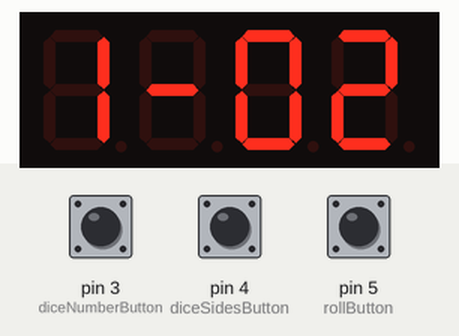
This sketch was run on a simulated Arduino Uno, built with avr-gcc and run on an emulated ATmega328P. Parts: 4-digit seven-segment display. The inputs (shaded band) are chosen by the test bench; at power-on: pin 5 (rollButton) LOW, pin 4 (diceSidesButton) LOW, pin 3 (diceNumberButton) LOW. Random numbers use the default seed unless the sketch sets one.

Above: at 1.2 s.
1.3 s: pin 5 (rollButton) pulled HIGH for 1 s
At 2.7 s:
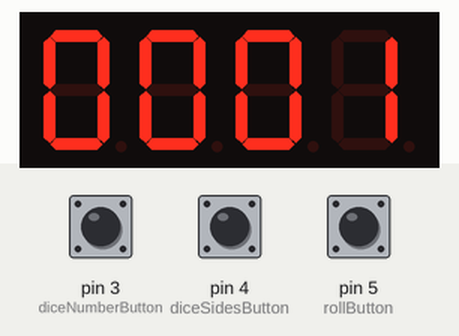
3.8 s: pin 4 (diceSidesButton) pulled HIGH for 1 s
At 5.4 s:
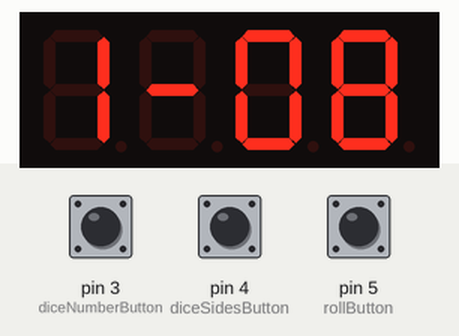
6.3 s: pin 3 (diceNumberButton) pulled HIGH for 3.2 s
At 10.2 s:
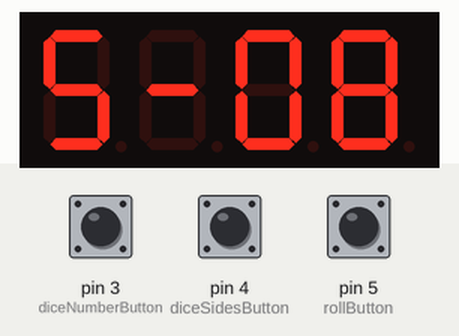
11.0 s: pin 4 (diceSidesButton) pulled HIGH for 0.15 s
At 12.0 s:
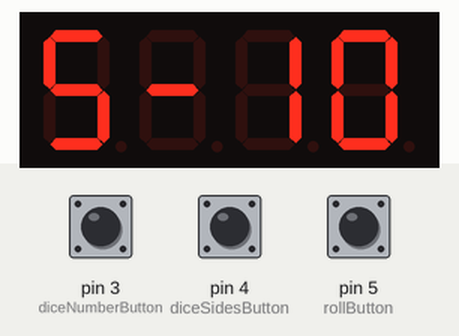
12.7 s: pin 3 (diceNumberButton) pulled HIGH for 0.15 s
14.4 s: pin 5 (rollButton) pulled HIGH for 0.15 s
At 15.8 s:
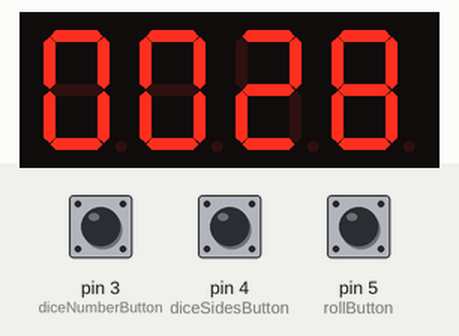
Timing chart, 0 to 17.1 s (numbered marks = the images above; inputs shaded):
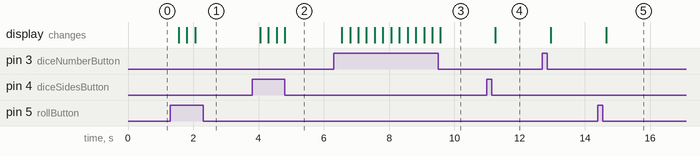

Measured:
- after the input at 1.3 s, the display: changes after 0.25 s (image 1)
- after the input at 3.8 s, the display: first changes after 0.25 s (image 2 shows a later state)
- after the input at 6.3 s, the display: first changes after 0.25 s (image 3 shows a later state)
- after the input at 11.0 s, the display: changes after 0.25 s (image 4)
- after the input at 14.4 s, the display: changes after 0.25 s (image 5)

The sketch:

Totem.ino
```cpp
/*dice rolling sketch.
 * an electronic alternative to rolling dice.
 * i still prefer to roll dice, but i wanted to try my hand at programming.
 *
 * "rolls" 1-9 dice and can roll d2, d4, d6, d8, d10, d12, d20, and percentile dice.
 *
 * see README for details on wiring, tutorial links, and a better explanation.
 *
 * Revision history
 * v1.00 - got it running after much trial and tribulations.
 * v1.01 - removed rotary encoder, replaced with buttons, set code for trinket pro.
 * v1.02 - after breaking the trinket pro, adjusted to work on trinket.  changed buttons
 * to function on analog input instead of digital.
 * v1.03 - worked the analog kinks.  turned off input (kinda) when charging to prevent
 * the analog values to not match up at all. got most of the bugs worked out.
 * v1.04 - switched to the 3v trinket pro and an alpha-numeric display.
 *
 */

#include <Wire.h>
#include <Adafruit_GFX.h>
#include "Adafruit_LEDBackpack.h"
//libraries to make it work

Adafruit_AlphaNum4 alpha4 = Adafruit_AlphaNum4();
//sets the 7 segment display to be alpha4.[command].

#define diceNumberButton 3
#define diceSidesButton 4
#define rollButton 5
//variables for the pins that the buttons are connected to.

int diceNumberState = 0;
int diceSidesState = 0;
int rollState = 0;
//variables for reading the button presses

int diceNumber = 1;
int diceSidesCounter = 1;
int rollFlag = 0;
//variables to track the button presses.

int diceSides = 0;
int rollArray[10] = {0, 0, 0, 0, 0, 0, 0, 0, 0};
int result = 0;
//variables to do math things to total the rolls.

void setup(){
  Serial.begin(9600);
  alpha4.begin(0x70);
  //starts up the alpha-numeric display.

  alpha4.setBrightness(1);
  //dims the led's so the display isn't so bright and uses less battery power.

  randomSeed(analogRead(0));
  //starts the random number.

  pinMode(diceNumberButton, INPUT);
  pinMode(diceSidesButton, INPUT);
  pinMode(rollButton, INPUT);
  //sets the button pins to be inputs.
}


void loop(){
  diceNumberState = digitalRead(diceNumberButton);
  diceSidesState = digitalRead(diceSidesButton);
  rollState = digitalRead(rollButton);
  //checks to see if the buttons have been pressed and sets the state.

  if(diceNumberState == HIGH){
    // the number of dice button is being pressed.
    if(diceNumber < 9){
      diceNumber ++;
      delay(250);
    }

    else{
      diceNumber = 1;
      delay(250);
    }
  }

  if(diceSidesState == HIGH){
    //the number of sides of dice button is being pressed.
    if(diceSidesCounter < 8){
      diceSidesCounter ++;
      delay(250);
    }

    else{
      diceSidesCounter = 1;
      delay(250);
    }
  }

  if(rollState == HIGH){
    //the button to roll was pressed.
    //this stuff sets the flag to roll the dice, then clears the results of the last roll.
    rollFlag = 1;
    for(int i = 0; i < 10; i ++){
      rollArray[i] = 0;
    }

    result = 0;
    diceSidesCounter = 0;
    delay(250);
  }

  sort();
  rollFlag = 0;
}

void sort(){
  //sort the results, assign the number of sides on the die (or dice) to be rolled.
  switch(diceSidesCounter){
    case 0:
    roll();
    break;
    //case to show the roll.

    case 1:
    diceSides = 2;
    show();
    break;
    //d2 (or a coin...)

    case 2:
    diceSides = 4;
    show();
    break;
    //d4

   case 3:
   diceSides = 6;
   show();
   break;
   //classic d6

   case 4:
   diceSides = 8;
   show();
   break;
   //d8

   case 5:
   diceSides = 10;
   show();
   break;
   //d10

   case 6:
   diceSides = 12;
   show();
   break;
   //d12

   case 7:
   diceSides = 20;
   show();
   break;
   //d20

   case 8:
   diceSides = 99;
   show();
   break;
   //percentile
  }
}

void roll(){
  //function to roll the dice and total said roll(s).
  if(rollFlag == 1){
    for(int h = 0; h < (diceNumber); h ++){
      rollArray[h] = random(1, (diceSides + 1));
    }

    for(int j = 0; j < (diceNumber); j ++){
      result = rollArray[j] + result;
    }
  }

    alpha4.writeDigitAscii(0, (((result / 1000)% 10)+ 48));
    alpha4.writeDigitAscii(1, (((result / 100)% 10)+ 48));
    alpha4.writeDigitAscii(2, (((result / 10)% 10)+ 48));
    alpha4.writeDigitAscii(3, ((result % 10)+ 48));
    alpha4.writeDisplay();
    //show the total roll.
}

void show(){
  //show what is about to be rolled (number of dice and number of sides on said dice).
  alpha4.writeDigitAscii(0, ((diceNumber)+ 48));
  alpha4.writeDigitAscii(1, '-');
  //dash
  alpha4.writeDigitAscii(2, ((((diceSides / 10)% 10)+ 48)));
  alpha4.writeDigitAscii(3, ((diceSides % 10)+ 48));
  alpha4.writeDisplay();
}
```
